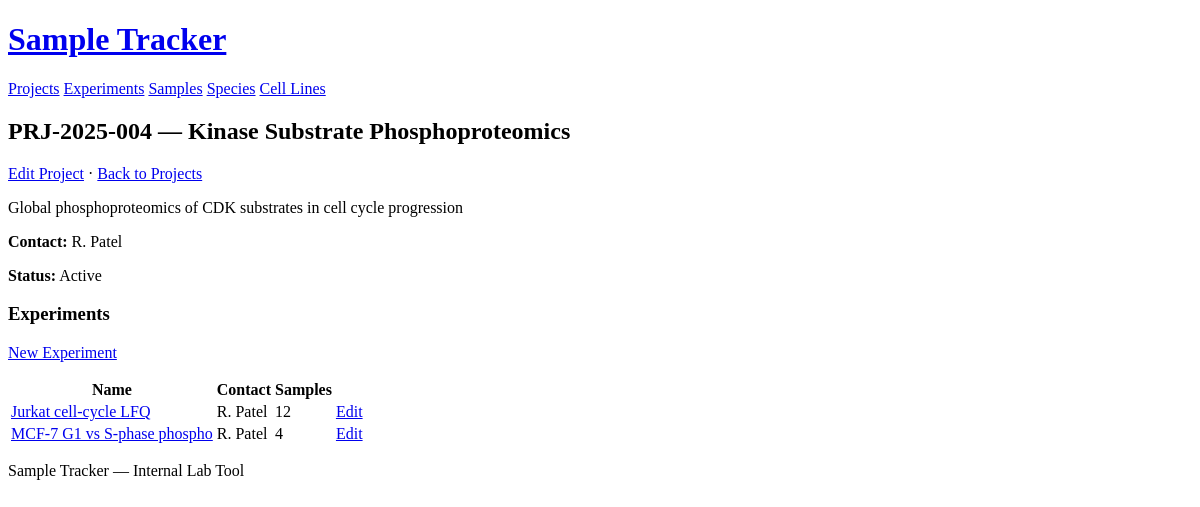
/projects/4, run on the app's committed database.
### models.py (models this page shows)
class Project(db.Model):
    __tablename__ = "project"
    id = db.Column(db.Integer, primary_key=True, autoincrement=True)
    code = db.Column(db.Text, nullable=False)
    name = db.Column(db.Text, nullable=False)
    description = db.Column(db.Text)
    contact_person = db.Column(db.Text)
    active = db.Column(db.Boolean, nullable=False, default=True)
    experiments = db.relationship("Experiment", back_populates="project")

class Experiment(db.Model):
    __tablename__ = "experiment"
    id = db.Column(db.Integer, primary_key=True, autoincrement=True)
    project_id = db.Column(db.Integer, db.ForeignKey("project.id"), nullable=False)
    name = db.Column(db.Text, nullable=False)
    description = db.Column(db.Text)
    contact_person = db.Column(db.Text)
    project = db.relationship("Project", back_populates="experiments")
    samples = db.relationship("Sample", back_populates="experiment")

### app.py (the view)
@app.route("/projects/<int:id>")
def project_detail(id):
    project = db.get_or_404(Project, id)
    experiments = (
        Experiment.query.filter_by(project_id=id).order_by(Experiment.name).all()
    )
    return render_template(
        "project/detail.html", project=project, experiments=experiments
    )

### templates/project/detail.html (shortened to what this page needs)
{% extends "base.html" %}
{% block content %}
<h2>{{ project.code }} — {{ project.name }}</h2>
<p>
  <a href="{{ url_for('project_edit', id=project.id) }}">Edit Project</a>
  &middot;
  <a href="{{ url_for('project_list') }}">Back to Projects</a>
</p>
{% if project.description %}
<p>{{ project.description }}</p>
{% endif %}
{% if project.contact_person %}
<p><strong>Contact:</strong> {{ project.contact_person }}</p>
{% endif %}
<p><strong>Status:</strong> {{ 'Active' if project.active else 'Archived' }}</p>
<h3>Experiments</h3>
<p><a href="{{ url_for('experiment_create', project_id=project.id) }}">New Experiment</a></p>
<table>
  <thead>
    <tr>
      <th>Name</th>
      <th>Contact</th>
      <th>Samples</th>
      <th></th>
    </tr>
  </thead>
  <tbody>
    {% for experiment in experiments %}
    <tr>
      <td><a href="{{ url_for('experiment_detail', id=experiment.id) }}">{{ experiment.name }}</a></td>
      <td>{{ experiment.contact_person or '' }}</td>
      <td>{{ experiment.samples | length }}</td>
      <td><a href="{{ url_for('experiment_edit', id=experiment.id) }}">Edit</a></td>
    </tr>
    {% else %}
    <tr><td colspan="4">No experiments yet.</td></tr>
    {% endfor %}
  </tbody>
</table>
{% endblock %}

### data on the page
Project: code "PRJ-2025-004", name "Kinase Substrate Phosphoproteomics", description "Global phosphoproteomics of CDK substrates in cell cycle progression", contact_person "R. Patel", active "Active"
Experiment: name "Jurkat cell-cycle LFQ", contact_person "R. Patel", samples|length "12"
Experiment: name "MCF-7 G1 vs S-phase phospho", contact_person "R. Patel", samples|length "4"
